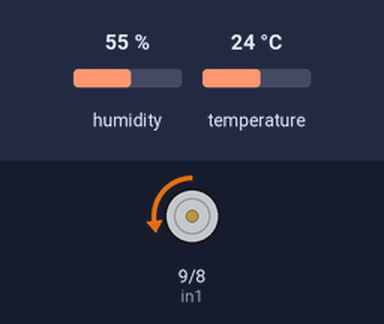
Bench run of a sketch on a simulated Arduino Uno, built with avr-gcc and run on an emulated ATmega328P. Shown: motor-driver pin pairs drawn as motors (green arrow = first pin HIGH = forward, orange = second pin HIGH = backward, longer = more drive, scaled by the enable pin). The test bench sets the inputs (shaded band); at power-on: temperature 24 °C, humidity 55 %.

Above: at 1.2 s.
1.3 s: temperature set to 28.7 °C
3.2 s: temperature set to 29.9 °C
At 5.6 s:
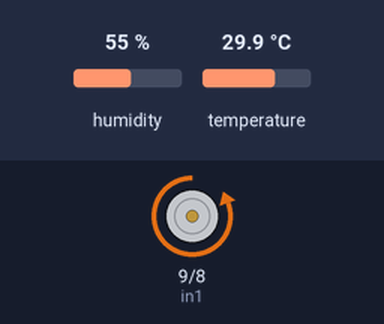
5.9 s: temperature set to 19 °C
At 6.22 s:
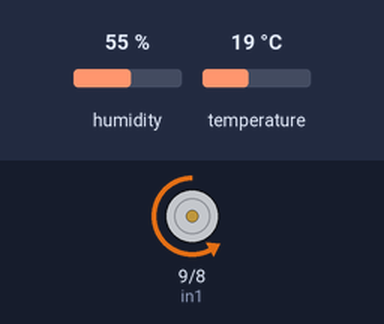
At 7.12 s:
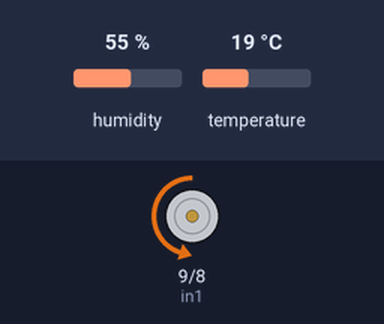
Timing chart, 0 to 9.9 s (numbered marks = the images above; inputs shaded):
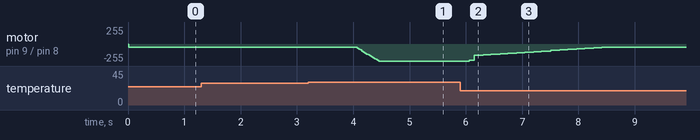

The sketch:

arduino2_sensores_v1.ino
```cpp
// ARDUINO SENSORES

#include <Wire.h>
#include <DHT.h>
#define DHTPIN 2
#define DHTTYPE DHT22
DHT dht(DHTPIN, DHTTYPE);

#include <BH1750.h>
BH1750 luzSensor(0x23);

bool actFlag=false;
int flag=0;

//PID
#define Umax 36  //Temp. mín. diurna
#define Umin 10  //Temp. máx. diurna
#define T 0.09 // sampling time

//long valor;

int in1 = 9;  // Pin que controla el sentido de giro Motor A
int in2 = 8;  // Pin que controla el sentido de giro Motor A
int EnA = 10; // Pin que controla la velocidad del  Motor A

double valorDHT22,valorDHT22_prec;
int pwmVent;

double setpoint = 20; //Checar decimales
double error;
double P, I, D, U;
double I_prec=0, U_prec=0, D_prec=0;
boolean Saturado = false;

double Kp = 1;
double Ki = 2;
double Kd = 0;
//

void setup(){
  Serial.begin(19200);

  dht.begin();
  Wire.begin();

  if (luzSensor.begin(BH1750::CONTINUOUS_HIGH_RES_MODE)) {
    //Serial.println("BH1750 iniciado correctamente.");
  } else {
    //Serial.println("[BH1750] Error al iniciar el sensor. Revisa las conexiones o la alimentación.");
  }

  //
  pinMode(in1, OUTPUT);    // Configura  los pines como salida
  pinMode(in2, OUTPUT);
  pinMode(EnA, OUTPUT);
  //

  //Serial.println("LISTO");
}

void loop(){

  if (Serial.available() > 0) {        //wait for data available
    //Serial.print("Mensaje: ");
    String teststr = Serial.readString();   //read until timeout
    teststr.trim();                         // remove any \r \n whitespace at the end of the String
    flag=teststr.toInt();
    //Serial.println(actFlag);
    if(flag==1){
      actFlag=true;
    }else{
      actFlag=false;
    }
  }

  if(actFlag){

    Serial.println(tempDHT22());
    delay(5000);
    Serial.println(humDHT22());
    delay(5000);
    Serial.println(aireMQ135());
    delay(5000);
    Serial.println(luzBH1750());
    delay(5000);
    Serial.println(leerHumedadTierra());
    delay(5000);
    actFlag=false;
  }

  //////////////
  //entrada DHT22
  valorDHT22 = dht.readTemperature();
  //valorDHT22=map(valorDHT22, 0, 1023, 0, 80);
  //valorDHT22=valorDHT22/2;
  //Serial.print("Temp: ");
  //Serial.println(valorDHT22);
  delay(3);

  error = valorDHT22 - setpoint;   //grados

  P = Kp*error;

  if ( ! Saturado )

  I = I_prec + T*Ki*error;

  D = (Kd/T)*(valorDHT22 - valorDHT22_prec);

  U = P + I + D;

  if ( U < Umin)  {
    U=Umin;
    Saturado = true;
  }

  else if ( U > Umax) {
    U=Umax;
    Saturado = true;
  }

  else  Saturado = false;


  ///
  pwmVent=map(U, Umin, Umax, 50, 255);
  //Serial.print("PWM: ");
  //Serial.println(pwmVent);
  analogWrite(EnA,pwmVent);
  digitalWrite(in1, LOW);  // GIRO DERECHA
  digitalWrite(in2, HIGH);


  delay(24);
  /*
  Serial.print("angulo=");
  Serial.println(analogRead(0));
  Serial.println(velocidadMotor);
  */
  ///

  I_prec = I;
  valorDHT22_prec = valorDHT22;
  D_prec = D;
  ///////////////////
}


float tempDHT22(){
  float temperatura = dht.readTemperature();

  if (isnan(temperatura)) {
    //Serial.println("Error al leer del sensor DHT!");
  } else {
    //Serial.print("Temperatura: ");
    //Serial.print(temperatura);
    //Serial.println(" *C");
  }
  return temperatura;
}

float humDHT22(){
  float humedad = dht.readHumidity();

  if (isnan(humedad)) {
    //Serial.println("Error al leer del sensor DHT!");
  } else {
    //Serial.print("Humedad: ");
    //Serial.print(humedad);
    //Serial.print(" %\t");
  }
  return humedad;
}

int aireMQ135(){
  int valorMQ135 = analogRead(A0);
  //Serial.print("MQ-135 Valor: ");
  //Serial.println(valorMQ135);
  return valorMQ135;
}

float luzBH1750(){
  float lux = luzSensor.readLightLevel();
  if (lux == -2.00) {
    //Serial.println("[BH1750] Error al leer la luminosidad!");
  } else {
    //Serial.print("Luminosidad: ");
    //Serial.print(lux);
    //Serial.println(" lx");
  }
  return lux;
}

int leerHumedadTierra() {
  int valorHumedadTierra = analogRead(A1);
  //Serial.print("Humedad de Tierra Valor: ");
  //Serial.println(valorHumedadTierra);
  return valorHumedadTierra;
}
```

Measured:
- the behaviour switches between 29.2 and 29.3 °C on temperature (found by bisection; images 0 and 1)
- after the input at 1.3 s, every drawn part: stays the same
- after the input at 3.2 s, motor on pin 9 (in1) / pin 8 (in2): moves from backward 50/255 to backward 255/255 over 0.38 s, starting after 0.87 s
- after the input at 5.9 s, motor on pin 9 (in1) / pin 8 (in2): moves from backward 255/255 to backward 50/255 over 2.3 s, starting after 0.16 s
